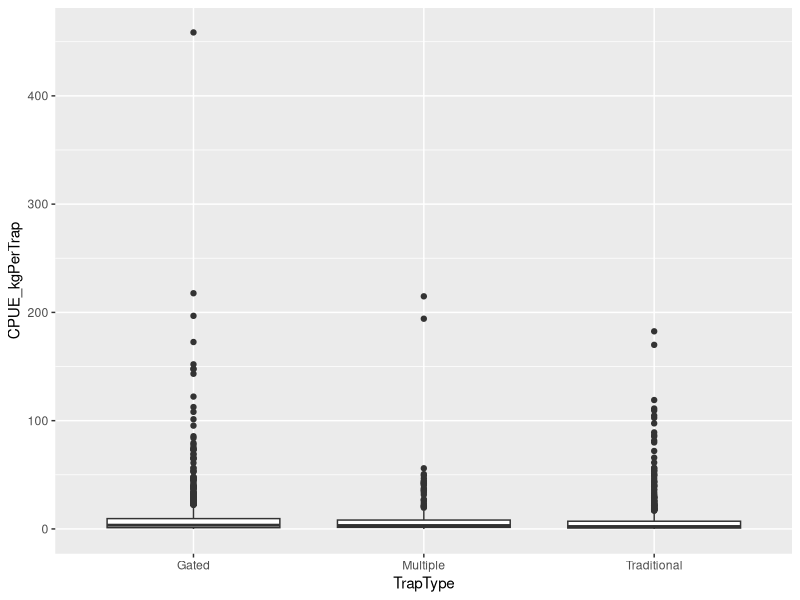
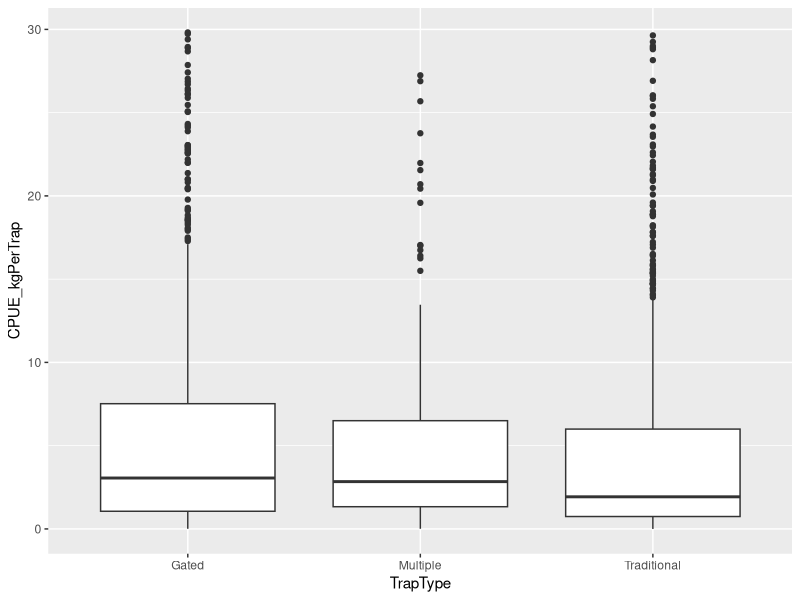
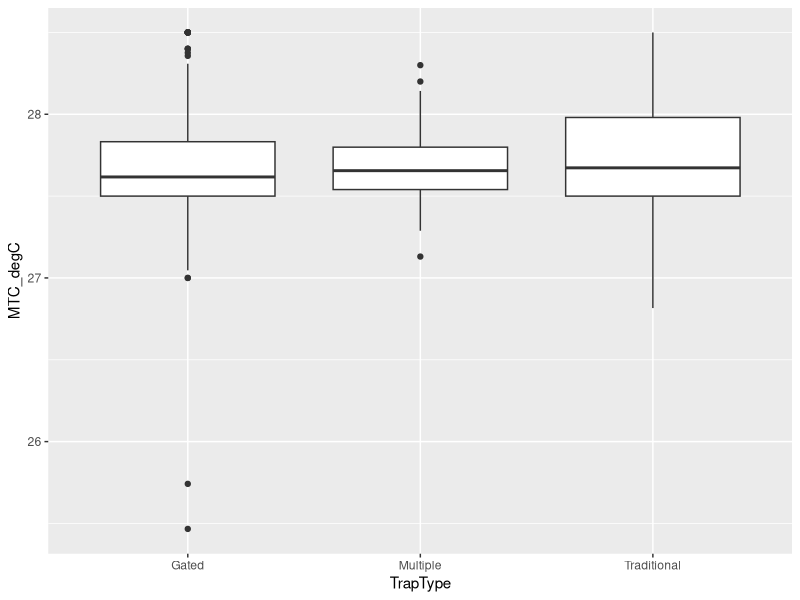
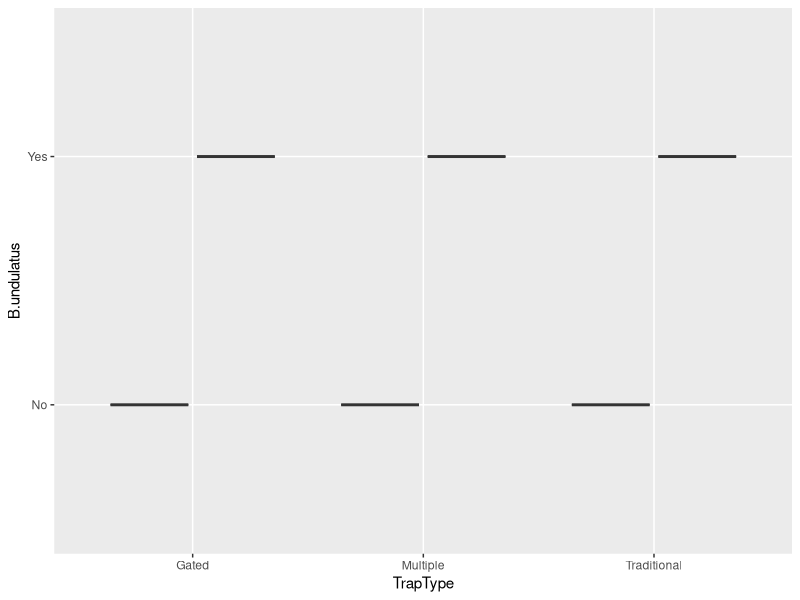
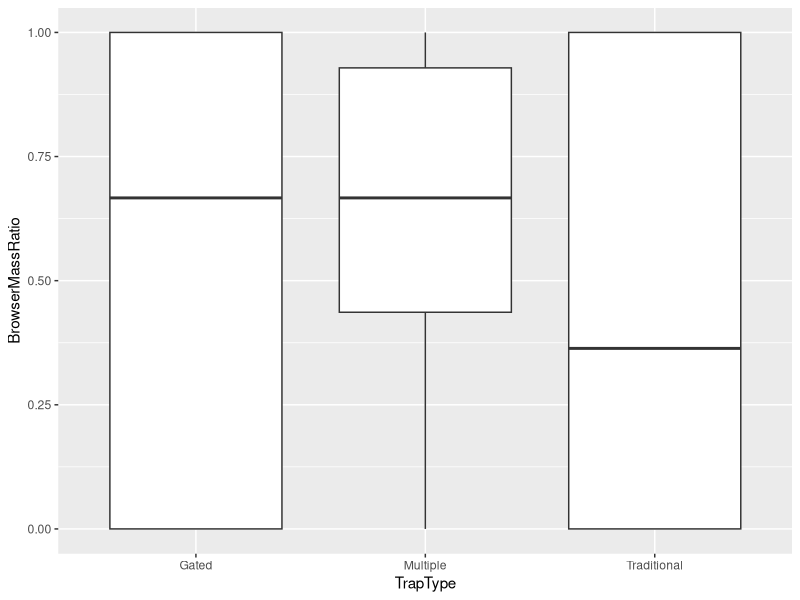
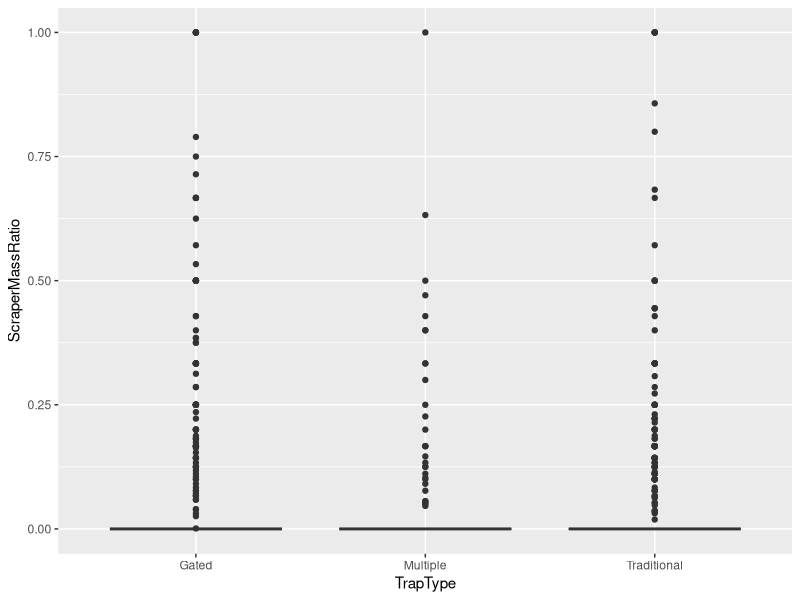
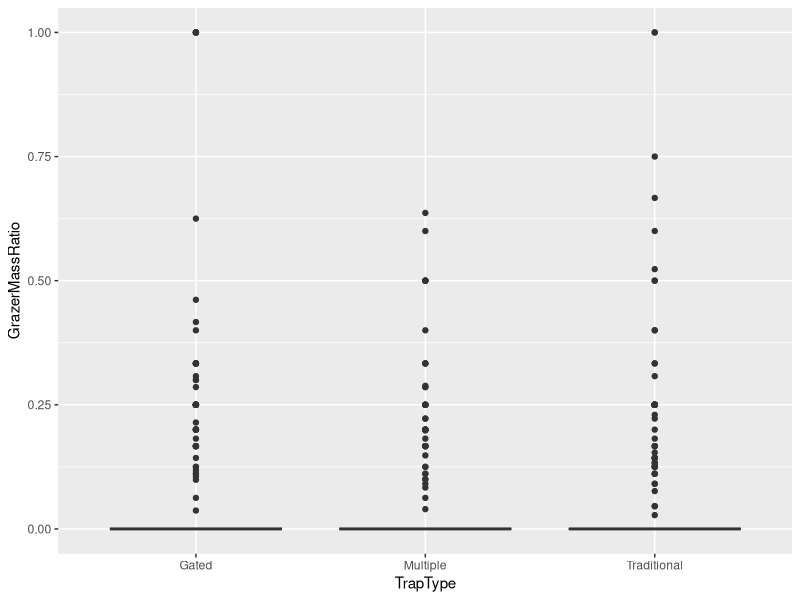
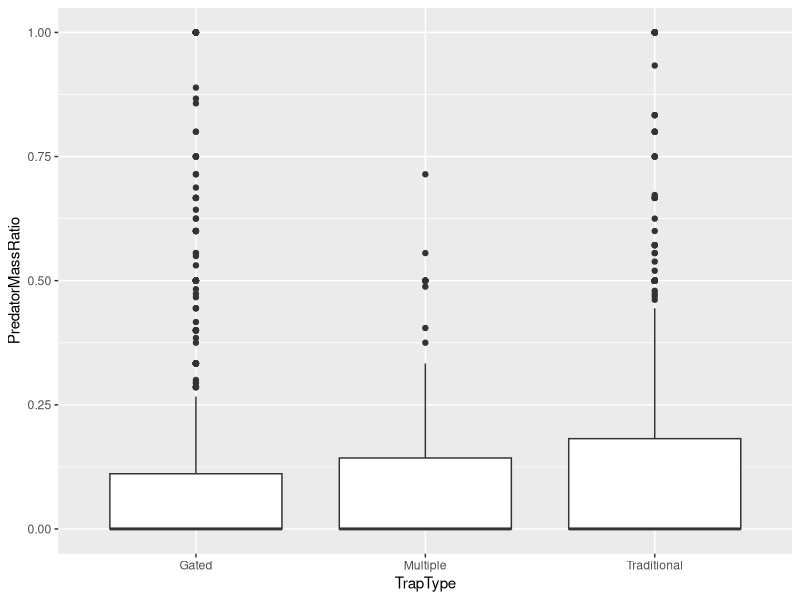

Generate these figures, in order, with R: (Note: this script raises an error after producing the figures.)
##  Escape gaps contribute to ecosystem health and food security in an artisanal coral
##    reef trap fishery.

##  Bryan P. Galligan, S.J. (JENA)
##  Austin Humphries (URI)
##  Maxwell Kodia Azali (WCS)
##  Tim McClanahan (WCS)

## Project TOC:
##    01 Data Cleaning
##    02 Adding Life History Values Using FishLife
##    03 Calculating Functional Diversity Indices
##    04 Data Exploration

## Script Title:
##    04 Data Exploration

## Last update: 18 Apr 22

# This script explores the data to avoid common statistical errors, following the procedures
# outlined by Zuur et al. (2010).

## Script TOC:
##    4.1 Load packages and data




##### 4.1 Load packages and data #####

# Load packages
library(readr)
library(ggplot2)

# Load data
TripData <- read_csv("03_FunctionalDiversity_Out/TripData_GatedTraps_Galligan.csv",
  col_types = cols(...1 = col_skip()))
SpeciesData <- read_csv("02_FishLife_Out/SpeciesData_GatedTraps_Galligan.csv")
CatchData <- read_csv("02_FishLife_Out/CatchData_GatedTraps_Galligan.csv")




##### 4.2 Outliers #####

# CPUE_kgPerTrap
ggplot(data = TripData, mapping = aes(x = TrapType, y = CPUE_kgPerTrap)) +
  geom_boxplot()

# Remove all trips with CPUE greater than 30 kg per trap
TripData_NoOutliers <- subset(TripData, TripData$CPUE_kgPerTrap <= 30)

# CPUE with outliers removed
ggplot(data = TripData_NoOutliers, mapping = aes(x = TrapType, y = CPUE_kgPerTrap)) +
  geom_boxplot()

# MTC_degC
ggplot(data = TripData_NoOutliers, mapping = aes(x = TrapType, y = MTC_degC)) +
  geom_boxplot()

# Additional variables
ggplot(data = TripData_NoOutliers, mapping = aes(x = TrapType, y = B.undulatus)) +
  geom_boxplot()

ggplot(data = TripData_NoOutliers, mapping = aes(x = TrapType, y = BrowserMassRatio)) +
  geom_boxplot()

ggplot(data = TripData_NoOutliers, mapping = aes(x = TrapType, y = ScraperMassRatio)) +
  geom_boxplot()

ggplot(data = TripData_NoOutliers, mapping = aes(x = TrapType, y = GrazerMassRatio)) +
  geom_boxplot()

ggplot(data = TripData_NoOutliers, mapping = aes(x = TrapType, y = PredatorMassRatio)) +
  geom_boxplot()

ggplot(data = TripData_NoOutliers, mapping = aes(x = TrapType, y = ValuePUE)) +
  geom_boxplot()

ggplot(data = TripData_NoOutliers, mapping = aes(x = TrapType, y = MeanLLmat)) +
  geom_boxplot()

ggplot(data = TripData_NoOutliers, mapping = aes(x = TrapType, y = MeanTrophLevel)) +
  geom_boxplot()

ggplot(data = TripData_NoOutliers, mapping = aes(x = TrapType, y = MeanVulnerability)) +
  geom_boxplot()

ggplot(data = TripData_NoOutliers, mapping = aes(x = TrapType, y = FECount)) +
  geom_boxplot()

ggplot(data = TripData_NoOutliers, mapping = aes(x = TrapType, y = FDiv)) +
  geom_boxplot()

ggplot(data = TripData_NoOutliers, mapping = aes(x = TrapType, y = CaPUE)) +
  geom_boxplot()

ggplot(data = TripData_NoOutliers, mapping = aes(x = TrapType, y = FePUE)) +
  geom_boxplot()

ggplot(data = TripData_NoOutliers, mapping = aes(x = TrapType, y = Omega3PUE)) +
  geom_boxplot()

ggplot(data = TripData_NoOutliers, mapping = aes(x = TrapType, y = ProteinPUE)) +
  geom_boxplot()

ggplot(data = TripData_NoOutliers, mapping = aes(x = TrapType, y = VAPUE)) +
  geom_boxplot()

ggplot(data = TripData_NoOutliers, mapping = aes(x = TrapType, y = SePUE)) +
  geom_boxplot()

ggplot(data = TripData_NoOutliers, mapping = aes(x = TrapType, y = ZnPUE)) +
  geom_boxplot()




##### 4.3 Distributions #####

ggplot(data = TripData_NoOutliers, mapping = aes(x = B.undulatus, color = TrapType)) +
  geom_density(alpha = 0.4)

ggplot(data = TripData_NoOutliers, mapping = aes(x = BrowserMassRatio, color = TrapType)) +
  geom_density(alpha = 0.4)

ggplot(data = TripData_NoOutliers, mapping = aes(x = ScraperMassRatio, color = TrapType)) +
  geom_density(alpha = 0.4)

ggplot(data = TripData_NoOutliers, mapping = aes(x = GrazerMassRatio, color = TrapType)) +
  geom_density(alpha = 0.4)

ggplot(data = TripData_NoOutliers, mapping = aes(x = PredatorMassRatio, color = TrapType)) +
  geom_density(alpha = 0.4)

ggplot(data = TripData_NoOutliers, mapping = aes(x = CPUE_kgPerTrap, color = TrapType)) +
  geom_density(alpha = 0.4)

ggplot(data = TripData_NoOutliers, mapping = aes(x = CPUE_DistFromMean, color = TrapType)) +
  geom_density(alpha = 0.4)

ggplot(data = TripData_NoOutliers, mapping = aes(x = ValuePUE, color = TrapType)) +
  geom_density(alpha = 0.4)

ggplot(data = TripData_NoOutliers, mapping = aes(x = MeanLLmat, color = TrapType)) +
  geom_density(alpha = 0.4)

ggplot(data = TripData_NoOutliers, mapping = aes(x = MeanTrophLevel, color = TrapType)) +
  geom_density(alpha = 0.4)

ggplot(data = TripData_NoOutliers, mapping = aes(x = MeanVulnerability, color = TrapType)) +
  geom_density(alpha = 0.4)

ggplot(data = TripData_NoOutliers, mapping = aes(x = MTC_degC, color = TrapType)) +
  geom_density(alpha = 0.4)

ggplot(data = TripData_NoOutliers, mapping = aes(x = FECount, color = TrapType)) +
  geom_density(alpha = 0.4)

ggplot(data = TripData_NoOutliers, mapping = aes(x = FDiv, color = TrapType)) +
  geom_density(alpha = 0.4)

ggplot(data = TripData_NoOutliers, mapping = aes(x = CaConc_mgPer100g, color = TrapType)) +
  geom_density(alpha = 0.4)

ggplot(data = TripData_NoOutliers, mapping = aes(x = FeConc_mgPer100g, color = TrapType)) +
  geom_density(alpha = 0.4)

ggplot(data = TripData_NoOutliers, mapping = aes(x = Omega3Conc_gPer100g, color = TrapType)) +
  geom_density(alpha = 0.4)

ggplot(data = TripData_NoOutliers, mapping = aes(x = ProteinConc_gPer100g, color = TrapType)) +
  geom_density(alpha = 0.4)

ggplot(data = TripData_NoOutliers, mapping = aes(x = VAConc_ugPer100g, color = TrapType)) +
  geom_density(alpha = 0.4)

ggplot(data = TripData_NoOutliers, mapping = aes(x = SeConc_ugPer100g, color = TrapType)) +
  geom_density(alpha = 0.4)

ggplot(data = TripData_NoOutliers, mapping = aes(x = ZnConc_ugPer100g, color = TrapType)) +
  geom_density(alpha = 0.4)


# Save a copy of TripData ready for analysis
write.csv(TripData_NoOutliers, "04_DataExploration_Out/TripDataForAnalysis_GatedTraps_Galligan.csv",
  row.names = FALSE)
